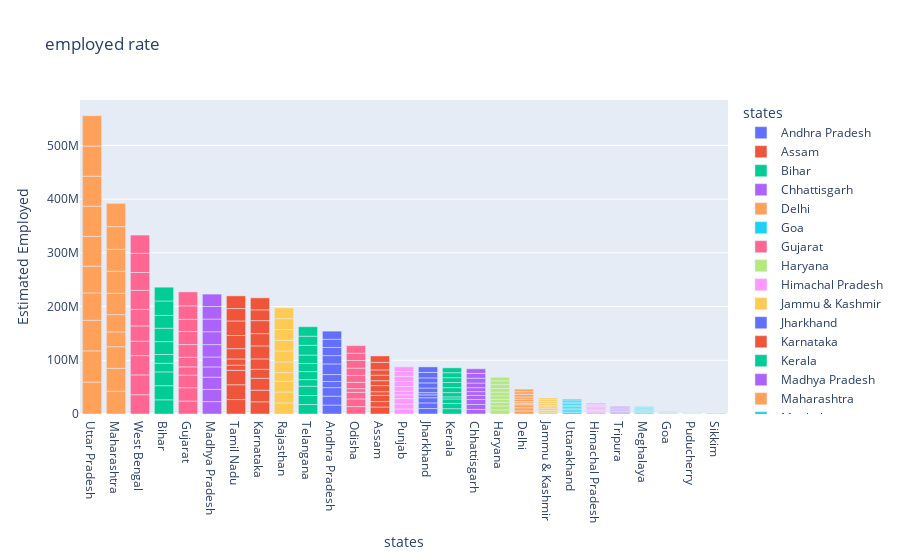

Source (notebook cell):
### Markdown cell above
## Bar Graph

### Code cell
fg=px.bar(df,x="states",y="Estimated Employed",color="states",title="employed rate",template="plotly")
fg.update_layout(xaxis={"categoryorder":"total descending"})
fg.show()

### Figure 1 — Plotly figure (JSON) as saved in the notebook; plotly's stock layout.template omitted (floating-point values rounded to 4 significant figures)
{"data": [{"alignmentgroup": "True", "hovertemplate": "states=%{x}<br>Estimated Employed=%{y}<extra></extra>", "legendgroup": "Andhra Pradesh", "marker": {"color": "#636efa", "pattern": {"shape": ""}}, "name": "Andhra Pradesh", "offsetgroup": "Andhra Pradesh", "orientation": "v", "showlegend": true, "textposition": "auto", "type": "bar", "x": ["Andhra Pradesh", "Andhra Pradesh", "Andhra Pradesh", "Andhra Pradesh", "Andhra Pradesh", "Andhra Pradesh", "Andhra Pradesh", "Andhra Pradesh", "Andhra Pradesh", "Andhra Pradesh"], "xaxis": "x", "y": [16635535, 16545652, 15881197, 11336911, 12988845, 19805400, 15431615, 15251776, 15220312, 15157557], "yaxis": "y"}, {"alignmentgroup": "True", "hovertemplate": "states=%{x}<br>Estimated Employed=%{y}<extra></extra>", "legendgroup": "Assam", "marker": {"color": "#EF553B", "pattern": {"shape": ""}}, "name": "Assam", "offsetgroup": "Assam", "orientation": "v", "showlegend": true, "textposition": "auto", "type": "bar", "x": ["Assam", "Assam", "Assam", "Assam", "Assam", "Assam", "Assam", "Assam", "Assam", "Assam"], "xaxis": "x", "y": [13051904, 10088268, 11542888, 6830817, 11367897, 9095944, 10286757, 9781310, 14107641, 11949329], "yaxis": "y"}, {"alignmentgroup": "True", "hovertemplate": "states=%{x}<br>Estimated Employed=%{y}<extra></extra>", "legendgroup": "Bihar", "marker": {"color": "#00cc96", "pattern": {"shape": ""}}, "name": "Bihar", "offsetgroup": "Bihar", "orientation": "v", "showlegend": true, "textposition": "auto", "type": "bar", "x": ["Bihar", "Bihar", "Bihar", "Bihar", "Bihar", "Bihar", "Bihar", "Bihar", "Bihar", "Bihar"], "xaxis": "x", "y": [26397671, 26281655, 25717519, 16046236, 16280203, 23963933, 24989370, 23795534, 26902907, 25693252], "yaxis": "y"}, {"alignmentgroup": "True", "hovertemplate": "states=%{x}<br>Estimated Employed=%{y}<extra></extra>", "legendgroup": "Chhattisgarh", "marker": {"color": "#ab63fa", "pattern": {"shape": ""}}, "name": "Chhattisgarh", "offsetgroup": "Chhattisgarh", "orientation": "v", "showlegend": true, "textposition": "auto", "type": "bar", "x": ["Chhattisgarh", "Chhattisgarh", "Chhattisgarh", "Chhattisgarh", "Chhattisgarh", "Chhattisgarh", "Chhattisgarh", "Chhattisgarh", "Chhattisgarh", "Chhattisgarh"], "xaxis": "x", "y": [8552172, 9195114, 9302317, 7600448, 6991217, 7332807, 8620294, 9050422, 9021854, 8546847], "yaxis": "y"}, {"alignmentgroup": "True", "hovertemplate": "states=%{x}<br>Estimated Employed=%{y}<extra></extra>", "legendgroup": "Delhi", "marker": {"color": "#FFA15A", "pattern": {"shape": ""}}, "name": "Delhi", "offsetgroup": "Delhi", "orientation": "v", "showlegend": true, "textposition": "auto", "type": "bar", "x": ["Delhi", "Delhi", "Delhi", "Delhi", "Delhi", "Delhi", "Delhi", "Delhi", "Delhi", "Delhi"], "xaxis": "x", "y": [5805284, 5856307, 5553805, 3119274, 2632404, 4418914, 4291053, 4850107, 4958373, 4842698], "yaxis": "y"}, {"alignmentgroup": "True", "hovertemplate": "states=%{x}<br>Estimated Employed=%{y}<extra></extra>", "legendgroup": "Goa", "marker": {"color": "#19d3f3", "pattern": {"shape": ""}}, "name": "Goa", "offsetgroup": "Goa", "orientation": "v", "showlegend": true, "textposition": "auto", "type": "bar", "x": ["Goa", "Goa", "Goa", "Goa", "Goa", "Goa", "Goa", "Goa", "Goa", "Goa"], "xaxis": "x", "y": [416750, 478068, 411761, 500614, 378244, 489111, 458876, 473016, 425004, 392304], "yaxis": "y"}, {"alignmentgroup": "True", "hovertemplate": "states=%{x}<br>Estimated Employed=%{y}<extra></extra>", "legendgroup": "Gujarat", "marker": {"color": "#FF6692", "pattern": {"shape": ""}}, "name": "Gujarat", "offsetgroup": "Gujarat", "orientation": "v", "showlegend": true, "textposition": "auto", "type": "bar", "x": ["Gujarat", "Gujarat", "Gujarat", "Gujarat", "Gujarat", "Gujarat", "Gujarat", "Gujarat", "Gujarat", "Gujarat"], "xaxis": "x", "y": [24126346, 24757795, 23566641, 15288878, 17836936, 23657055, 24276120, 22817232, 25010199, 25970259], "yaxis": "y"}, {"alignmentgroup": "True", "hovertemplate": "states=%{x}<br>Estimated Employed=%{y}<extra></extra>", "legendgroup": "Haryana", "marker": {"color": "#B6E880", "pattern": {"shape": ""}}, "name": "Haryana", "offsetgroup": "Haryana", "orientation": "v", "showlegend": true, "textposition": "auto", "type": "bar", "x": ["Haryana", "Haryana", "Haryana", "Haryana", "Haryana", "Haryana", "Haryana", "Haryana", "Haryana", "Haryana"], "xaxis": "x", "y": [7693231, 7322942, 6641555, 5647630, 6437868, 6951934, 6800652, 7113788, 7132439, 6698551], "yaxis": "y"}, {"alignmentgroup": "True", "hovertemplate": "states=%{x}<br>Estimated Employed=%{y}<extra></extra>", "legendgroup": "Himachal Pradesh", "marker": {"color": "#FF97FF", "pattern": {"shape": ""}}, "name": "Himachal Pradesh", "offsetgroup": "Himachal Pradesh", "orientation": "v", "showlegend": true, "textposition": "auto", "type": "bar", "x": ["Himachal Pradesh", "Himachal Pradesh", "Himachal Pradesh", "Himachal Pradesh", "Himachal Pradesh", "Himachal Pradesh", "Himachal Pradesh", "Himachal Pradesh", "Himachal Pradesh", "Himachal Pradesh"], "xaxis": "x", "y": [2287632, 2180268, 2021858, 1131128, 1897639, 2199683, 2229456, 2029740, 2237480, 2123965], "yaxis": "y"}, {"alignmentgroup": "True", "hovertemplate": "states=%{x}<br>Estimated Employed=%{y}<extra></extra>", "legendgroup": "Jammu & Kashmir", "marker": {"color": "#FECB52", "pattern": {"shape": ""}}, "name": "Jammu & Kashmir", "offsetgroup": "Jammu & Kashmir", "orientation": "v", "showlegend": true, "textposition": "auto", "type": "bar", "x": ["Jammu & Kashmir", "Jammu & Kashmir", "Jammu & Kashmir", "Jammu & Kashmir", "Jammu & Kashmir", "Jammu & Kashmir", "Jammu & Kashmir", "Jammu & Kashmir", "Jammu & Kashmir"], "xaxis": "x", "y": [3453025, 3223513, 3359107, 3246493, 3202336, 3558889, 3429950, 3210281, 3106691], "yaxis": "y"}, {"alignmentgroup": "True", "hovertemplate": "states=%{x}<br>Estimated Employed=%{y}<extra></extra>", "legendgroup": "Jharkhand", "marker": {"color": "#636efa", "pattern": {"shape": ""}}, "name": "Jharkhand", "offsetgroup": "Jharkhand", "orientation": "v", "showlegend": true, "textposition": "auto", "type": "bar", "x": ["Jharkhand", "Jharkhand", "Jharkhand", "Jharkhand", "Jharkhand", "Jharkhand", "Jharkhand", "Jharkhand", "Jharkhand", "Jharkhand"], "xaxis": "x", "y": [10198029, 10425425, 9638115, 5335262, 4145385, 8622722, 9521900, 9331640, 10185670, 10302276], "yaxis": "y"}, {"alignmentgroup": "True", "hovertemplate": "states=%{x}<br>Estimated Employed=%{y}<extra></extra>", "legendgroup": "Karnataka", "marker": {"color": "#EF553B", "pattern": {"shape": ""}}, "name": "Karnataka", "offsetgroup": "Karnataka", "orientation": "v", "showlegend": true, "textposition": "auto", "type": "bar", "x": ["Karnataka", "Karnataka", "Karnataka", "Karnataka", "Karnataka", "Karnataka", "Karnataka", "Karnataka", "Karnataka", "Karnataka"], "xaxis": "x", "y": [22688028, 21677719, 22079653, 16718395, 19397853, 24215057, 22885616, 24094289, 20127176, 22356390], "yaxis": "y"}, {"alignmentgroup": "True", "hovertemplate": "states=%{x}<br>Estimated Employed=%{y}<extra></extra>", "legendgroup": "Kerala", "marker": {"color": "#00cc96", "pattern": {"shape": ""}}, "name": "Kerala", "offsetgroup": "Kerala", "orientation": "v", "showlegend": true, "textposition": "auto", "type": "bar", "x": ["Kerala", "Kerala", "Kerala", "Kerala", "Kerala", "Kerala", "Kerala", "Kerala", "Kerala", "Kerala"], "xaxis": "x", "y": [9904534, 9828023, 8221728, 3933276, 7921962, 9228268, 9504420, 9031944, 9240913, 9152881], "yaxis": "y"}, {"alignmentgroup": "True", "hovertemplate": "states=%{x}<br>Estimated Employed=%{y}<extra></extra>", "legendgroup": "Madhya Pradesh", "marker": {"color": "#ab63fa", "pattern": {"shape": ""}}, "name": "Madhya Pradesh", "offsetgroup": "Madhya Pradesh", "orientation": "v", "showlegend": true, "textposition": "auto", "type": "bar", "x": ["Madhya Pradesh", "Madhya Pradesh", "Madhya Pradesh", "Madhya Pradesh", "Madhya Pradesh", "Madhya Pradesh", "Madhya Pradesh", "Madhya Pradesh", "Madhya Pradesh", "Madhya Pradesh"], "xaxis": "x", "y": [23018632, 22711479, 22867164, 19041832, 18443927, 23054646, 23940158, 23619011, 23341952, 23144552], "yaxis": "y"}, {"alignmentgroup": "True", "hovertemplate": "states=%{x}<br>Estimated Employed=%{y}<extra></extra>", "legendgroup": "Maharashtra", "marker": {"color": "#FFA15A", "pattern": {"shape": ""}}, "name": "Maharashtra", "offsetgroup": "Maharashtra", "orientation": "v", "showlegend": true, "textposition": "auto", "type": "bar", "x": ["Maharashtra", "Maharashtra", "Maharashtra", "Maharashtra", "Maharashtra", "Maharashtra", "Maharashtra", "Maharashtra", "Maharashtra", "Maharashtra"], "xaxis": "x", "y": [42596868, 42416317, 40196806, 27689253, 32116847, 39708538, 40998545, 40963616, 42042911, 43317881], "yaxis": "y"}, {"alignmentgroup": "True", "hovertemplate": "states=%{x}<br>Estimated Employed=%{y}<extra></extra>", "legendgroup": "Meghalaya", "marker": {"color": "#19d3f3", "pattern": {"shape": ""}}, "name": "Meghalaya", "offsetgroup": "Meghalaya", "orientation": "v", "showlegend": true, "textposition": "auto", "type": "bar", "x": ["Meghalaya", "Meghalaya", "Meghalaya", "Meghalaya", "Meghalaya", "Meghalaya", "Meghalaya", "Meghalaya", "Meghalaya", "Meghalaya"], "xaxis": "x", "y": [1491093, 1346829, 1482351, 965057, 1215064, 1350794, 1448106, 1357643, 1459726, 1381490], "yaxis": "y"}, {"alignmentgroup": "True", "hovertemplate": "states=%{x}<br>Estimated Employed=%{y}<extra></extra>", "legendgroup": "Odisha", "marker": {"color": "#FF6692", "pattern": {"shape": ""}}, "name": "Odisha", "offsetgroup": "Odisha", "orientation": "v", "showlegend": true, "textposition": "auto", "type": "bar", "x": ["Odisha", "Odisha", "Odisha", "Odisha", "Odisha", "Odisha", "Odisha", "Odisha", "Odisha", "Odisha"], "xaxis": "x", "y": [13743448, 14280735, 12272109, 6865693, 11730937, 12903993, 13614400, 14154039, 13608422, 14094553], "yaxis": "y"}, {"alignmentgroup": "True", "hovertemplate": "states=%{x}<br>Estimated Employed=%{y}<extra></extra>", "legendgroup": "Puducherry", "marker": {"color": "#B6E880", "pattern": {"shape": ""}}, "name": "Puducherry", "offsetgroup": "Puducherry", "orientation": "v", "showlegend": true, "textposition": "auto", "type": "bar", "x": ["Puducherry", "Puducherry", "Puducherry", "Puducherry", "Puducherry", "Puducherry", "Puducherry", "Puducherry", "Puducherry", "Puducherry"], "xaxis": "x", "y": [457950, 493961, 421028, 117542, 172308, 367135, 386563, 396006, 411717, 428419], "yaxis": "y"}, {"alignmentgroup": "True", "hovertemplate": "states=%{x}<br>Estimated Employed=%{y}<extra></extra>", "legendgroup": "Punjab", "marker": {"color": "#FF97FF", "pattern": {"shape": ""}}, "name": "Punjab", "offsetgroup": "Punjab", "orientation": "v", "showlegend": true, "textposition": "auto", "type": "bar", "x": ["Punjab", "Punjab", "Punjab", "Punjab", "Punjab", "Punjab", "Punjab", "Punjab", "Punjab", "Punjab"], "xaxis": "x", "y": [9442093, 9229047, 9975485, 7020565, 6872938, 8390766, 9732417, 9386169, 8980432, 8800430], "yaxis": "y"}, {"alignmentgroup": "True", "hovertemplate": "states=%{x}<br>Estimated Employed=%{y}<extra></extra>", "legendgroup": "Rajasthan", "marker": {"color": "#FECB52", "pattern": {"shape": ""}}, "name": "Rajasthan", "offsetgroup": "Rajasthan", "orientation": "v", "showlegend": true, "textposition": "auto", "type": "bar", "x": ["Rajasthan", "Rajasthan", "Rajasthan", "Rajasthan", "Rajasthan", "Rajasthan", "Rajasthan", "Rajasthan", "Rajasthan", "Rajasthan"], "xaxis": "x", "y": [20641716, 20328915, 20024680, 15984142, 19826602, 20506612, 19932393, 20014060, 20149594, 19908808], "yaxis": "y"}, {"alignmentgroup": "True", "hovertemplate": "states=%{x}<br>Estimated Employed=%{y}<extra></extra>", "legendgroup": "Sikkim", "marker": {"color": "#636efa", "pattern": {"shape": ""}}, "name": "Sikkim", "offsetgroup": "Sikkim", "orientation": "v", "showlegend": true, "textposition": "auto", "type": "bar", "x": ["Sikkim", "Sikkim", "Sikkim", "Sikkim", "Sikkim", "Sikkim", "Sikkim", "Sikkim"], "xaxis": "x", "y": [262895, 215303, 193427, 221058, 265175, 244462, 231798, 242068], "yaxis": "y"}, {"alignmentgroup": "True", "hovertemplate": "states=%{x}<br>Estimated Employed=%{y}<extra></extra>", "legendgroup": "Tamil Nadu", "marker": {"color": "#EF553B", "pattern": {"shape": ""}}, "name": "Tamil Nadu", "offsetgroup": "Tamil Nadu", "orientation": "v", "showlegend": true, "textposition": "auto", "type": "bar", "x": ["Tamil Nadu", "Tamil Nadu", "Tamil Nadu", "Tamil Nadu", "Tamil Nadu", "Tamil Nadu", "Tamil Nadu", "Tamil Nadu", "Tamil Nadu", "Tamil Nadu"], "xaxis": "x", "y": [26881641, 27570589, 26830768, 9719167, 11483256, 19096847, 24572827, 27046415, 23025845, 23651626], "yaxis": "y"}, {"alignmentgroup": "True", "hovertemplate": "states=%{x}<br>Estimated Employed=%{y}<extra></extra>", "legendgroup": "Telangana", "marker": {"color": "#00cc96", "pattern": {"shape": ""}}, "name": "Telangana", "offsetgroup": "Telangana", "orientation": "v", "showlegend": true, "textposition": "auto", "type": "bar", "x": ["Telangana", "Telangana", "Telangana", "Telangana", "Telangana", "Telangana", "Telangana", "Telangana", "Telangana", "Telangana"], "xaxis": "x", "y": [17609295, 16825970, 17341613, 12172230, 14977774, 15108910, 15679417, 18185429, 16961448, 17578739], "yaxis": "y"}, {"alignmentgroup": "True", "hovertemplate": "states=%{x}<br>Estimated Employed=%{y}<extra></extra>", "legendgroup": "Tripura", "marker": {"color": "#ab63fa", "pattern": {"shape": ""}}, "name": "Tripura", "offsetgroup": "Tripura", "orientation": "v", "showlegend": true, "textposition": "auto", "type": "bar", "x": ["Tripura", "Tripura", "Tripura", "Tripura", "Tripura", "Tripura", "Tripura", "Tripura", "Tripura", "Tripura"], "xaxis": "x", "y": [1508130, 1584686, 1511217, 971514, 1290986, 1494140, 1348849, 1318621, 1368244, 1576529], "yaxis": "y"}, {"alignmentgroup": "True", "hovertemplate": "states=%{x}<br>Estimated Employed=%{y}<extra></extra>", "legendgroup": "Uttar Pradesh", "marker": {"color": "#FFA15A", "pattern": {"shape": ""}}, "name": "Uttar Pradesh", "offsetgroup": "Uttar Pradesh", "orientation": "v", "showlegend": true, "textposition": "auto", "type": "bar", "x": ["Uttar Pradesh", "Uttar Pradesh", "Uttar Pradesh", "Uttar Pradesh", "Uttar Pradesh", "Uttar Pradesh", "Uttar Pradesh", "Uttar Pradesh", "Uttar Pradesh", "Uttar Pradesh"], "xaxis": "x", "y": [59433759, 58060531, 56976338, 50915056, 49801902, 55380649, 56201654, 55831744, 56106836, 56539521], "yaxis": "y"}, {"alignmentgroup": "True", "hovertemplate": "states=%{x}<br>Estimated Employed=%{y}<extra></extra>", "legendgroup": "Uttarakhand", "marker": {"color": "#19d3f3", "pattern": {"shape": ""}}, "name": "Uttarakhand", "offsetgroup": "Uttarakhand", "orientation": "v", "showlegend": true, "textposition": "auto", "type": "bar", "x": ["Uttarakhand", "Uttarakhand", "Uttarakhand", "Uttarakhand", "Uttarakhand", "Uttarakhand", "Uttarakhand", "Uttarakhand", "Uttarakhand", "Uttarakhand"], "xaxis": "x", "y": [2711639, 3020931, 2539302, 2720115, 2694072, 2656071, 2938552, 2717528, 2695230, 2739309], "yaxis": "y"}, {"alignmentgroup": "True", "hovertemplate": "states=%{x}<br>Estimated Employed=%{y}<extra></extra>", "legendgroup": "West Bengal", "marker": {"color": "#FF6692", "pattern": {"shape": ""}}, "name": "West Bengal", "offsetgroup": "West Bengal", "orientation": "v", "showlegend": true, "textposition": "auto", "type": "bar", "x": ["West Bengal", "West Bengal", "West Bengal", "West Bengal", "West Bengal", "West Bengal", "West Bengal", "West Bengal", "West Bengal", "West Bengal"], "xaxis": "x", "y": [35820789, 36964178, 35903917, 26938836, 28356675, 30726310, 35372506, 33298644, 35707239, 33962549], "yaxis": "y"}], "layout": {"barmode": "relative", "legend": {"title": {"text": "states"}, "tracegroupgap": 0}, "title": {"text": "employed rate"}, "xaxis": {"anchor": "y", "categoryarray": ["Andhra Pradesh", "Assam", "Bihar", "Chhattisgarh", "Delhi", "Goa", "Gujarat", "Haryana", "Himachal Pradesh", "Jammu & Kashmir", "Jharkhand", "Karnataka", "Kerala", "Madhya Pradesh", "Maharashtra", "Meghalaya", "Odisha", "Puducherry", "Punjab", "Rajasthan", "Sikkim", "Tamil Nadu", "Telangana", "Tripura", "Uttar Pradesh", "Uttarakhand", "West Bengal"], "categoryorder": "total descending", "domain": [0, 1], "title": {"text": "states"}}, "yaxis": {"anchor": "x", "domain": [0, 1], "title": {"text": "Estimated Employed"}}}}
